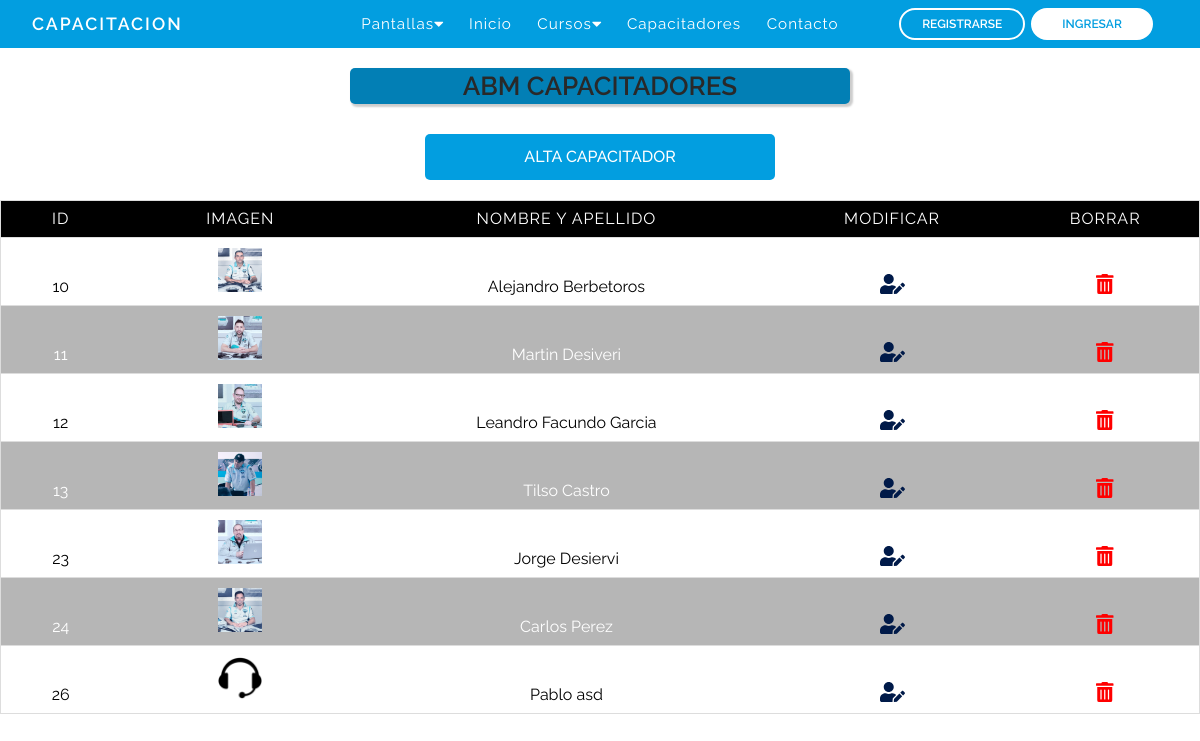
Page /abmCapacitadores.php on the earlier database version.
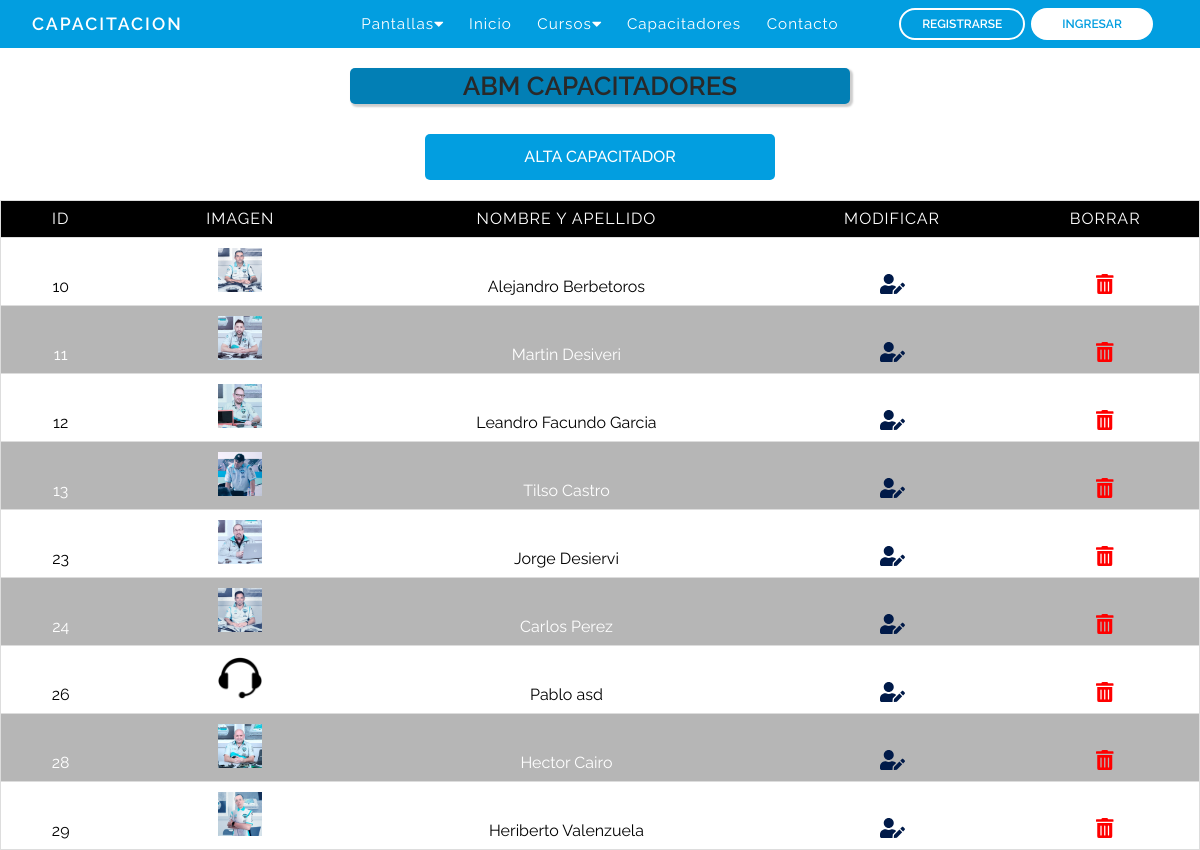
Same page on the later database version.
### tables this page shows
CREATE TABLE `capacitadores` (
  `id` int(10) NOT NULL,
  `nombre` varchar(120) NOT NULL,
  `apellido` varchar(120) NOT NULL,
  `cuil_cuit` int(11) NOT NULL,
  `imagen` varchar(255) NOT NULL DEFAULT 'usersNone.png',
  `telefono` varchar(12) NOT NULL,
  `direccion` varchar(120) NOT NULL,
  `codigo_postal` varchar(10) NOT NULL,
  `email` varchar(120) NOT NULL,
  `especialidad` varchar(255) NOT NULL,
  `descripcion` varchar(1000) NOT NULL,
  `provincia` varchar(60) NOT NULL,
  `fecha_alta` date NOT NULL DEFAULT current_timestamp(),
  `fecha_baja` date NOT NULL
);

### abmCapacitadores.php (the view, shortened to what this page needs)
<?php
require_once('bd/conexion.php');
$consulta = $pdo->prepare('SELECT id, imagen, nombre, apellido FROM capacitadores');
$consulta -> execute();
?>
<!DOCTYPE html>
<html lang="es">
<head>
	<link rel="stylesheet" href="css/reset.css">
	<link rel="stylesheet" type="text/css" href="css/abmCapacitadores.css">
</head>
</body>
<body>
		<?php require_once("nav.php") ?>
		<div class="cont_title">
			<p>ABM CAPACITADORES</p>
		</div>
			<div class="contenedor">
			<a href="formularioCapacitador.php" class="btnAlta">ALTA CAPACITADOR</a>
		<table border="1">
			<thead>
				<tr>
					<th class="Id">Id</th>
					<th class="Imagen">Imagen</th>
					<th class="NombreApellido">Nombre y apellido</th>
					<th class="Borrar">Modificar</th>
					<th class="Editar">Borrar</th>
				</tr>
			</thead>
			<tbody>
				<tr>
				<?php while ($datos = $consulta->fetch(PDO::FETCH_ASSOC)) { ?>
					<td class="id" data-label="id"><?= $datos['id'] ?></td>
					<td class="imagen" ><img width="20%" src="images/capacitadores/<?= $datos['imagen'] ?>" alt=""></td>
					<td class="nombreApellido" data-label="Nombre y Apellido"><?= $datos['nombre'].' '.$datos['apellido'] ?></td>
					<td class="Editar"><a href="<?= 'editCapacitador.php?id='.$datos['id'] ?>"><i class="fas fa-user-edit edit"></i></a></td>
					<td class="Borrar"><a onclick="return confirmaCapacitador()" href="<?= 'deleteCapacitadores.php?id='.$datos['id'] ?>"><i class="fas fa-trash-alt  borrar "></i></a></td>
				</tr>
				<?php } ?>
			</tbody>
		</table>
	</div>
</body>
</html>

Differences in the rows shown:
added capacitadores: id "28", imagen (picture), nombre "Hector", apellido "Cairo"
added capacitadores: id "29", imagen (picture), nombre "Heriberto", apellido "Valenzuela"
